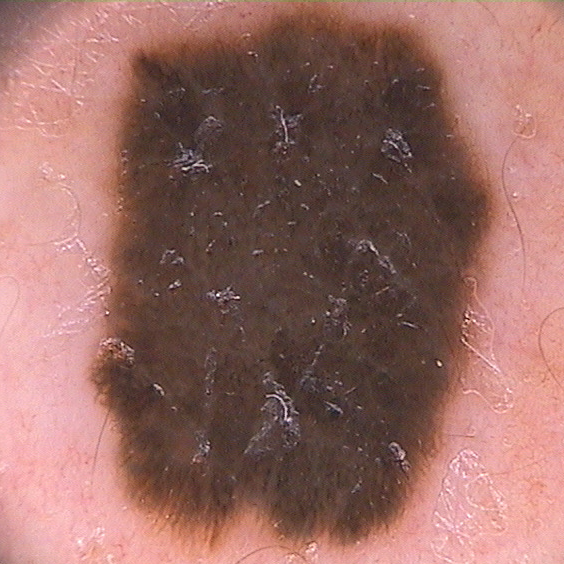
#> input picture test1.png, 564 x 564 px
$ python -i segementacja_HSV_RGB.py   (imports and definitions only)
#> lines starting #> are read from the running program, lines starting #| are printed output that depends on the picture; after the words box and inside, x2 and y2 are one past the last pixel; in counts of white or black regions, pixels touching at a corner belong together
# -*- coding: utf-8 -*-
"""
Created on Sat Jan 16 20:38:20 2021

@author: emilk
"""

import os
import cv2
import numpy as np
import matplotlib.pyplot as plt

from PIL import Image, ImageDraw
import math as m
import skimage.transform as trans

def RGB_segmentacja_kolru(path,save_path = 'roboczy/segmentacja_kolor.png'):

#> called with path = 'test1.png', save_path = 'roboczy/segmentacja_kolor.png'
    Img1 = cv2.imread(path)
#> Img1 is the input picture: shape (564, 564, 3); mean B, G, R 100.3, 107, 151.2
    h, w, c = Img1.shape
#> h = 564; w = 564; c = 3
    Img1= cv2.resize(Img1, (h,w), interpolation = cv2.INTER_AREA)
    plt.figure(1)
    plt.imshow(Img1)

    kernel = np.ones((3,3),np.uint8)
    lower  =  np.array([ 50 , 60 , 60 ], dtype=np.uint8)
    upper  =  np.array([ 80 , 80 , 80 ], dtype=np.uint8)
    mask = cv2.inRange(Img1, lower, upper)
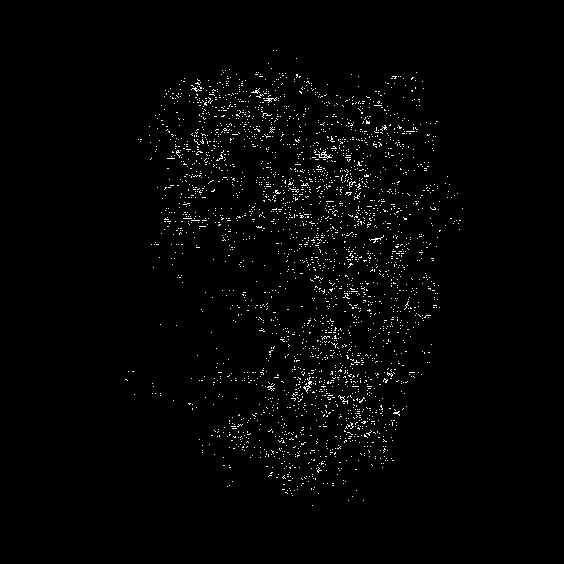
#> mask: shape (564, 564); 1.7% white in thin lines or dots, all inside (x1, y1, x2, y2) = (125, 50, 463, 506)
    mask = cv2.dilate(mask,kernel,iterations = 1)
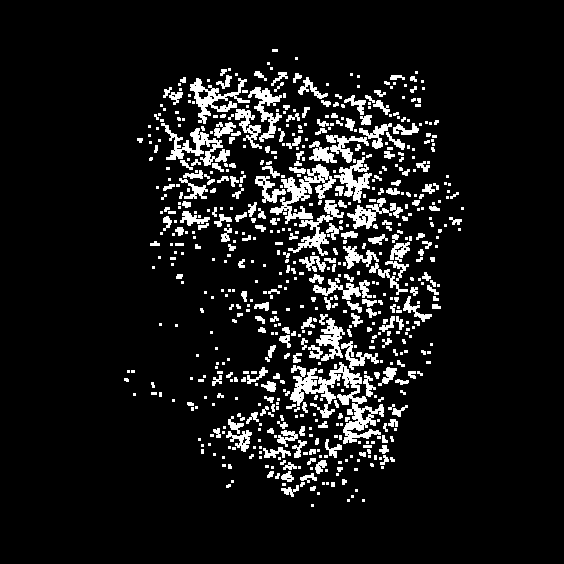
#> mask: shape (564, 564); 9.2% white; 663 white regions (420 under 20 px), largest, box (x1, y1, x2, y2) and area: (290, 362, 384, 444) 2363, (270, 164, 336, 224) 1212, (161, 123, 230, 166) 968
    mask = cv2.GaussianBlur(mask,(3,3),100)
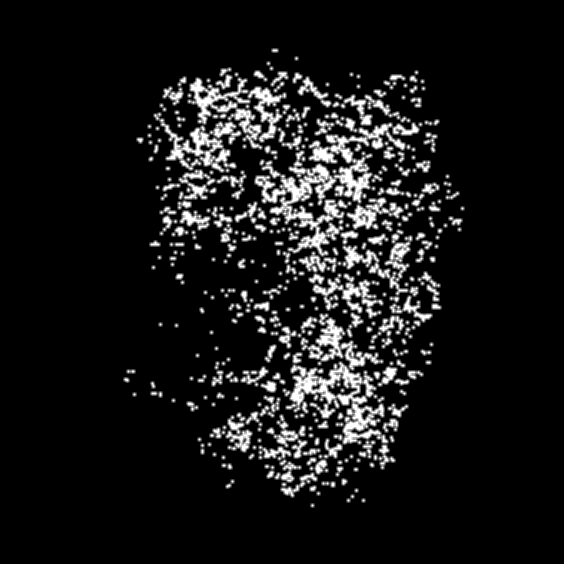
#> mask: shape (564, 564); min 0, max 255, mean 23.4
    cv2.imwrite(save_path,mask)
    print("Jasne smugi:")

    plt.figure(2)
    plt.imshow(mask)

def HSV_segmentacja_kolru(path,save_path = 'roboczy/segmentacja_kolor_hsv.png'):

    Img1 = cv2.imread(path)
    h, w, c = Img1.shape
    Img1= cv2.resize(Img1, (h,w), interpolation = cv2.INTER_AREA)

    #HSV
    hsv = cv2.cvtColor(Img1, cv2.COLOR_BGR2HSV)
    plt.figure(1)
    plt.imshow(hsv)

    kernel = np.ones((3,3),np.uint8)
    #lower = np.array([0,20,60], dtype=np.uint8)
    #upper = np.array([20,255,255], dtype=np.uint8)

    lower = np.array([0,0,60], dtype=np.uint8)
    upper = np.array([360,40,255], dtype=np.uint8)

    mask = cv2.inRange(Img1, lower, upper)
    mask = cv2.dilate(mask,kernel,iterations = 1)
    #mask = cv2.GaussianBlur(mask,(3,3),100)
    cv2.imwrite(save_path,mask)
    print("Jasne smugi:")

    plt.figure(2)
    plt.imshow(mask)


# [4 lines of commented-out code are left out]

>>> result = RGB_segmentacja_kolru('test1.png')
